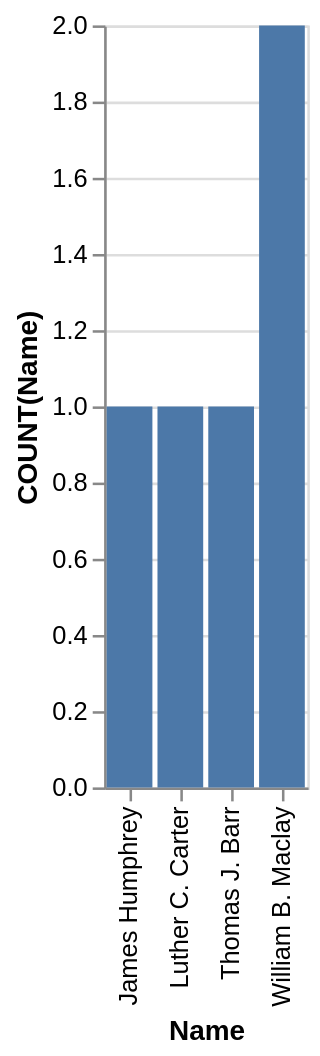

Express this chart as Vega-Lite.
### Vega-Lite specification from a JSON file in a GitHub repository (floating-point values rounded to 4 significant figures)
{"data": {"values": [{"x_data": "James Humphrey", "y_data": 1}, {"x_data": "Luther C. Carter", "y_data": 1}, {"x_data": "Thomas J. Barr", "y_data": 1}, {"x_data": "William B. Maclay", "y_data": 2}]}, "mark": "bar", "encoding": {"x": {"field": "x_data", "type": "nominal", "title": "Name", "sort": {"op": "sum", "field": "y_data", "order": "ascending"}}, "y": {"field": "y_data", "type": "quantitative", "title": "COUNT(Name)"}}}
